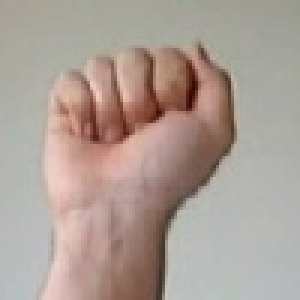
#> input picture dataset/cropped_hand/user_9/A2.jpg, 100 x 100 px, found by its file name (shown 3 times larger)
$ python test.py
#> lines starting #> are read from the running program, lines starting #| are printed output that depends on the picture
import numpy as np
import skimage
from skimage.transform import rescale
from scipy.ndimage import map_coordinates
import matplotlib.pyplot as plt
def fisheye(xy):
    '''
    Fisheye transformation function | output is mapped to the original input through skimage.transform.warp
    input : (786400,2) size xy-coordinates of distorted image
    output: (786400,2) size xy-coordinates of orignal image
    '''
    center = np.mean(xy, axis=0)
    xc, yc = (xy - center).T
    print(center)
    # Polar coordinates
    r = np.sqrt(xc**2 + yc**2)
    theta = np.arctan2(yc, xc)

    r = 0.8 * np.exp(r**(1/2.1) / 1.8)
    return np.column_stack((
        r * np.cos(theta), r * np.sin(theta)
        )) + center

def shift_down(xy):
    '''
    Test transformation, translates image downwards by 100 pix
    '''
    # print(xy[3200:3210])
    xy[:, 1] -= 100
    # print(xy[3200:3210])
    return xy

def restore(x,y):
    '''
    Inverse transformation of fisheye distortion
    input : x,y coordinate of original image
    output: x,y coordiante of distorted image
    '''
    x -= 159.5
    y -= 119.5
    the = np.arctan2(y,x)
    r = np.sqrt(x**2 + y**2)
    r = (1.8*np.log(1.25*r))**2.1
    print(r,the)
    print(r*np.cos(the)+159.5,r*np.sin(the)+119.5)

img = skimage.io.imread('./dataset/user_3/A2.jpg')
#> img is the input picture: shape (100, 100, 3); mean R, G, B 172.8, 158.3, 149.8
print("XXXXXXXXXX",img[0][0])
#| XXXXXXXXXX [166 159 149]
conv = skimage.transform.warp(img,fisheye)
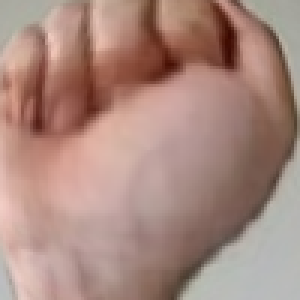
#> conv: shape (100, 100, 3) float64 (shown 3 times larger); mean R, G, B 0.666, 0.539, 0.499

# coordinate in distorted image
coordin = [125,200]
coordin[0] -= 159.5
coordin[1] -= 119.5
r = np.sqrt(coordin[0]**2 + coordin[1]**2)
theta = np.arctan2(coordin[1], coordin[0])
r = 0.8 * np.exp(r**(1/2.1) / 1.8)
# coordinate in original image
print((r * np.cos(theta)+ 159.5, r * np.sin(theta)+ 119.5))

# [17 lines of commented-out code are left out]

$ run again, with dataset/cropped_hand/user_9/L0.jpg copied over dataset/cropped_hand/user_9/A2.jpg
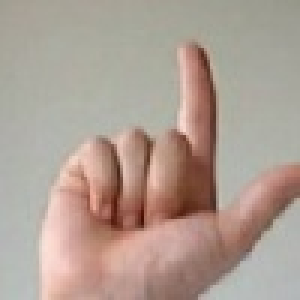
#> input picture dataset/cropped_hand/user_9/L0.jpg, 100 x 100 px, found by its file name (shown 3 times larger)
#> img is the input picture: shape (100, 100, 3); mean R, G, B 174.6, 158.2, 147.4
#| XXXXXXXXXX [160 158 145]
#> `conv = skimage.transform.warp(img,fisheye)`:
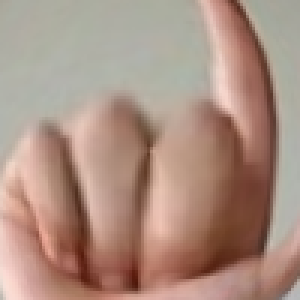
#> conv: shape (100, 100, 3) float64 (shown 3 times larger); mean R, G, B 0.676, 0.566, 0.512
